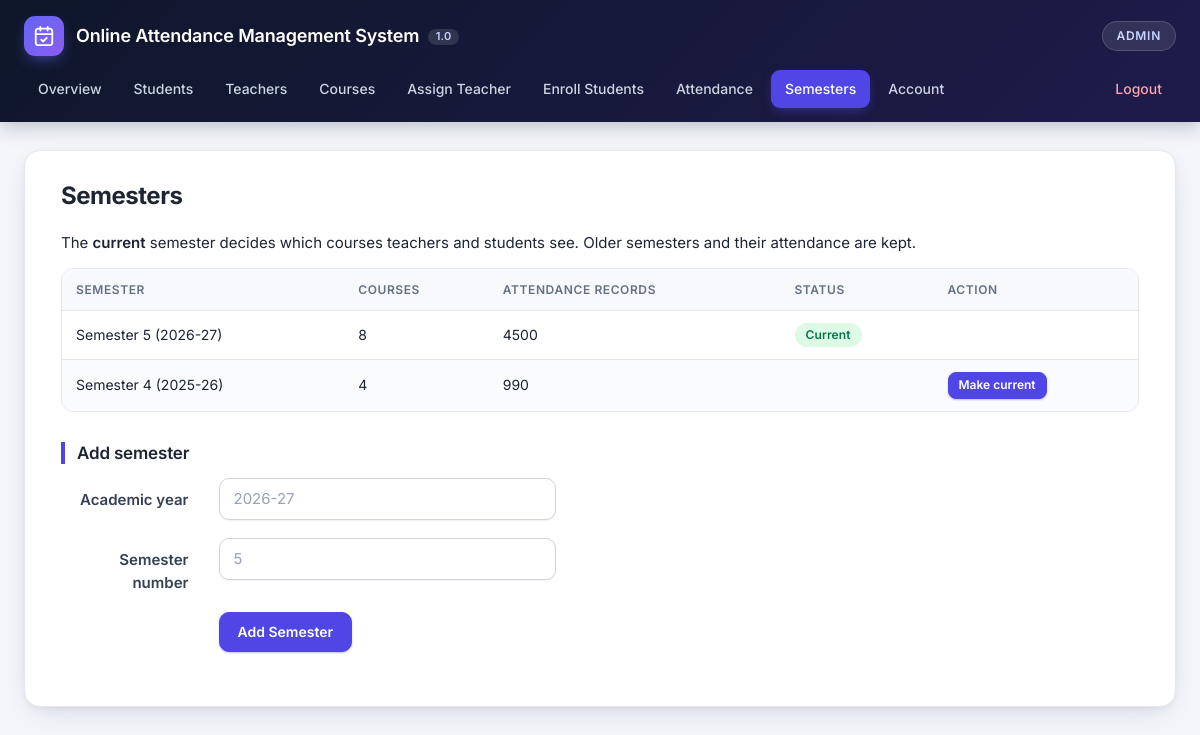
The page /admin/semesters.php (signed in) on the database its author committed.
### tables this page shows
CREATE TABLE `semesters` (
  `sem_id` int NOT NULL AUTO_INCREMENT,
  `academic_year` varchar(9) NOT NULL,
  `semester_no` tinyint unsigned NOT NULL,
  `is_current` tinyint(1) NOT NULL DEFAULT 0,
  PRIMARY KEY (`sem_id`),
  UNIQUE KEY `uq_semester` (`academic_year`,`semester_no`)
);

### helpers.php (called while the page is built, shortened)
<?php
function e(mixed $value): string
{
    return htmlspecialchars((string) $value, ENT_QUOTES | ENT_SUBSTITUTE, 'UTF-8');
}

### data.php (called while the page is built, shortened)
<?php
function semester_label(array $s): string
{
    return $s['academic_year'] === 'Legacy'
        ? 'Legacy (before v2 upgrade)'
        : 'Semester ' . $s['semester_no'] . ' (' . $s['academic_year'] . ')';
}

### admin/semesters.php (the view, shortened to what this page needs)
<?php
require_once __DIR__ . '/connect.php';
$rows = $pdo->query(
    'SELECT sm.*, (SELECT COUNT(*) FROM courses c WHERE c.sem_id = sm.sem_id) AS courses,
            (SELECT COUNT(*) FROM attendance a WHERE a.sem_id = sm.sem_id) AS records
     FROM semesters sm ORDER BY (sm.academic_year = \'Legacy\'), sm.academic_year DESC, sm.semester_no DESC'
)->fetchAll();
page_start('admin', 'Semesters');
?>
<p>The <strong>current</strong> semester decides which courses teachers and students see. Older semesters and their attendance are kept.</p>
<table class="table table-striped">
  <thead><tr><th>Semester</th><th>Courses</th><th>Attendance records</th><th>Status</th><th>Action</th></tr></thead>
  <tbody>
    <?php foreach ($rows as $r): ?>
      <tr>
        <td><?= e(semester_label($r)) ?></td>
        <td><?= e($r['courses']) ?></td>
        <td><?= e($r['records']) ?></td>
        <td><?= (int) $r['is_current'] === 1 ? '<span class="label label-success">Current</span>' : '' ?></td>
        <td><?= (int) $r['is_current'] === 1 ? '' : action_button('current', ['sem_id' => $r['sem_id']], 'Make current', 'btn-primary', 'Make this the current semester?') ?></td>
      </tr>
    <?php endforeach; ?>
  </tbody>
</table>
<h4>Add semester</h4>
<form method="post" class="form-horizontal" style="max-width:600px;margin:0 auto">
  <?php form_field('Academic year', 'academic_year', 'text', '', 'placeholder="2026-27"'); ?>
  <?php form_submit('Add Semester', 'add'); ?>
</form>
<?php page_end();

### layout.php (shortened to what this page needs)
<?php
function nav_items(string $role): array
{
    return match ($role) {
        'admin' => [
            'index.php' => 'Overview', 'students.php' => 'Students', 'teachers.php' => 'Teachers',
            'courses.php' => 'Courses', 'assign_teacher.php' => 'Assign Teacher', 'enroll.php' => 'Enroll Students',
            'attendance.php' => 'Attendance', 'semesters.php' => 'Semesters', 'account.php' => 'Account',
            '../logout.php' => 'Logout',
        ],
        'teacher' => [
            'index.php' => 'My Courses', 'report.php' => 'Attendance Reports', 'students.php' => 'My Students',
            'account.php' => 'My Profile', '../logout.php' => 'Logout',
        ],
        default => [
            'index.php' => 'Home', 'report.php' => 'My Attendance', 'account.php' => 'My Profile',
            '../logout.php' => 'Logout',
        ],
    };
}
function nav_current_file(string $role): string
{
    $script = basename((string) ($_SERVER['SCRIPT_NAME'] ?? ''));
    $map = $role === 'admin'
        ? [
            'student.php' => 'students.php', 'student_add.php' => 'students.php',
            'teacher.php' => 'teachers.php', 'teacher_add.php' => 'teachers.php',
            'course.php'  => 'courses.php',  'course_add.php'  => 'courses.php',
            'signup.php'  => 'account.php',
        ]
        : ['course.php' => 'index.php'];
    return $map[$script] ?? $script;
}
function page_start(string $role, string $heading = ''): void
{
    $current = nav_current_file($role);
    $cssVer  = (int) @filemtime(__DIR__ . '/css/main.css');
    echo '<!DOCTYPE html>
<html lang="en">
<head>
  <meta charset="UTF-8">
  <meta name="viewport" content="width=device-width, initial-scale=1">
  <title>Online Attendance Management System 1.0</title>
  <link rel="preconnect" href="https://fonts.googleapis.com">
  <link rel="preconnect" href="https://fonts.gstatic.com" crossorigin>
  <link rel="stylesheet" href="https://fonts.googleapis.com/css2?family=Inter:wght@400;500;600;700&display=swap">
  <link rel="stylesheet" href="https://cdn.jsdelivr.net/npm/bootstrap@3.4.1/dist/css/bootstrap.min.css">
  <link rel="stylesheet" href="https://cdn.jsdelivr.net/npm/bootstrap@3.4.1/dist/css/bootstrap-theme.min.css">
  <link rel="stylesheet" href="../css/main.css?v=' . $cssVer . '">
</head>
<body class="role-' . e($role) . '">
<header class="topbar">
  <div class="topbar-inner">
    <div class="brand">
      <span class="brand-mark" aria-hidden="true"><svg viewBox="0 0 24 24" width="22" height="22" fill="none" stroke="currentColor" stroke-width="2" stroke-linecap="round" stroke-linejoin="round"><rect x="3" y="4" width="18" height="18" rx="3"/><path d="M16 2v4M8 2v4M3 10h18"/><path d="m9 16 2 2 4-4"/></svg></span>
      <h1>Online Attendance Management System <span class="ver">1.0</span></h1>
    </div>
    <span class="role-pill">' . e(ucfirst($role)) . '</span>
  </div>
  <nav class="navbar compact"><div class="navbar-inner">';
    foreach (nav_items($role) as $file => $label) {
        $classes = [];
        if (basename($file) === $current) {
            $classes[] = 'active';
        }
        if (basename($file) === 'logout.php') {
            $classes[] = 'nav-logout';
        }
        echo '<a href="' . e($file) . '"' . ($classes !== [] ? ' class="' . implode(' ', $classes) . '"' : '') . '>' . e($label) . '</a>';
    }
    echo '</div></nav>
</header>
<main class="page">
  <div class="content">';
    if ($heading !== '') {
        echo '<h3>' . e($heading) . '</h3>';
    }
}
function page_end(): void
{
    echo "\n  </div>\n</main>\n</body>\n</html>\n";
}
function form_field(string $label, string $name, string $type = 'text', string $value = '', string $extra = ''): void
{
    echo '<div class="form-group"><label for="' . e($name) . '" class="col-sm-3 control-label">' . e($label) . '</label>'
        . '<div class="col-sm-7"><input type="' . e($type) . '" name="' . e($name) . '" id="' . e($name)
        . '" class="form-control" value="' . e($value) . '" ' . $extra . '></div></div>';
}
function form_submit(string $label, string $name = 'save'): void
{
    echo '<div class="form-group"><div class="col-sm-offset-3 col-sm-7">'
        . '<button type="submit" name="' . e($name) . '" value="1" class="btn btn-primary">' . e($label) . '</button></div></div>';
}
function action_button(string $action, array $fields, string $label, string $class = 'btn-default', string $confirm = ''): string
{
    $html = '<form method="post" class="inline-form"' . ($confirm !== '' ? ' onsubmit="return confirm(\'' . e($confirm) . '\')"' : '') . '>'
        . csrf_field() . '<input type="hidden" name="action" value="' . e($action) . '">';
    foreach ($fields as $name => $value) {
        $html .= '<input type="hidden" name="' . e($name) . '" value="' . e($value) . '">';
    }
    return $html . '<button type="submit" class="btn btn-xs ' . e($class) . '">' . e($label) . '</button></form>';
}

### rows shown on the page
semesters: semester_label($r) "Semester 5 (2026-27)", courses "8", records "4500", is_current "Current"
semesters: semester_label($r) "Semester 4 (2025-26)", courses "4", records "990"

### other values the page prints
$role "ADMIN"
$label "Overview"
$label "Students"
$label "Teachers"
$label "Courses"
$label "Assign Teacher"
$label "Enroll Students"
$label "Attendance"
$label "Semesters"
$label "Account"
$label "Logout"
$heading "Semesters"
$label "Academic year Semester number"
$label "Add Semester"
